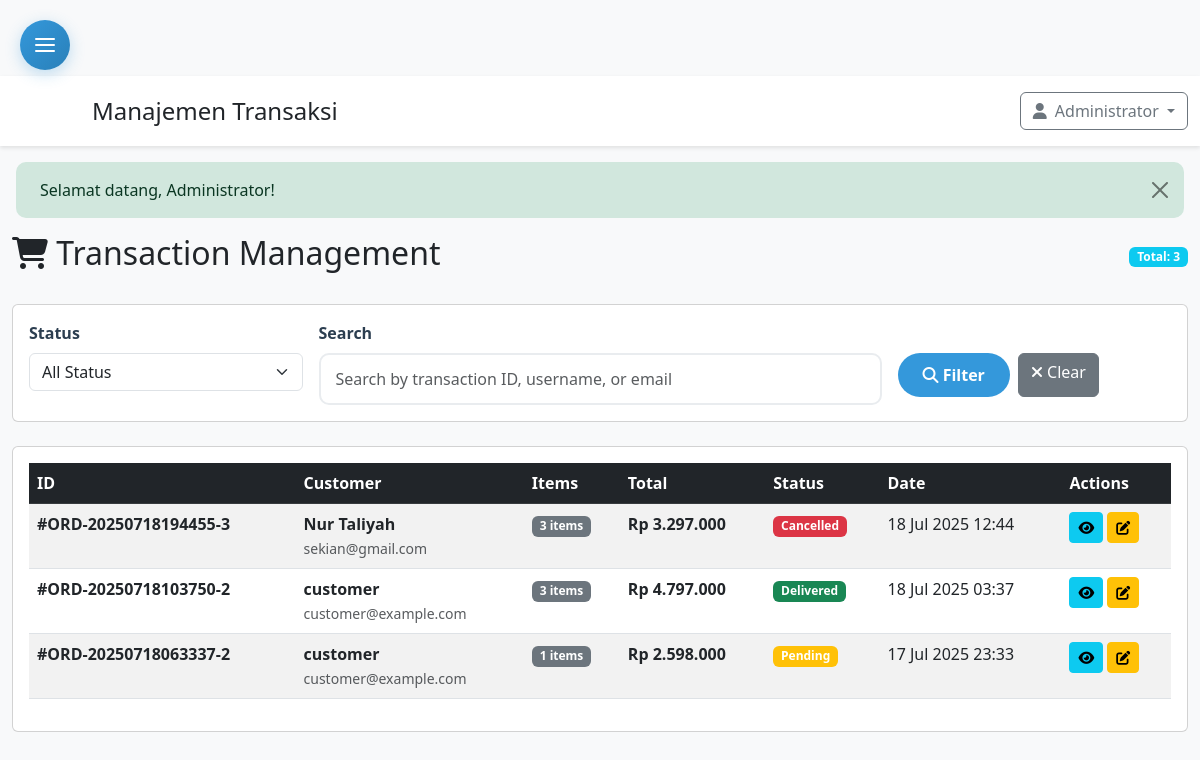
The app's page /admin/transactions.php (signed in) with its own data.
### tables this page shows
CREATE TABLE `orders` (
  `id` int(11) NOT NULL,
  `order_number` varchar(50) NOT NULL,
  `user_id` int(11) NOT NULL,
  `total_amount` decimal(10,2) NOT NULL,
  `status` enum('pending','processing','shipped','delivered','cancelled') DEFAULT 'pending',
  `address` text NOT NULL,
  `city` varchar(100) NOT NULL,
  `state` varchar(100) NOT NULL,
  `zip` varchar(20) NOT NULL,
  `phone` varchar(20) NOT NULL,
  `courier_note` text DEFAULT NULL,
  `payment_method` varchar(50) NOT NULL,
  `created_at` timestamp NOT NULL DEFAULT current_timestamp(),
  `updated_at` timestamp NOT NULL DEFAULT current_timestamp() ON UPDATE current_timestamp()
);

CREATE TABLE `users` (
  `id` int(11) NOT NULL,
  `name` varchar(255) NOT NULL,
  `email` varchar(255) NOT NULL,
  `password` varchar(255) NOT NULL,
  `phone` varchar(20) DEFAULT NULL,
  `address` text DEFAULT NULL,
  `role_id` int(11) DEFAULT 2,
  `status` tinyint(1) DEFAULT 1,
  `created_at` datetime DEFAULT current_timestamp(),
  `updated_at` datetime DEFAULT current_timestamp() ON UPDATE current_timestamp()
);

### admin/transactions.php (the view, shortened to what this page needs)
<?php
require_once '../config.php';
$page = isset($_GET['page']) ? max(1, intval($_GET['page'])) : 1;
$limit = 20;
$offset = ($page - 1) * $limit;
$search = isset($_GET['search']) ? trim($_GET['search']) : '';
$where_conditions = [];
$params = [];
$where_clause = !empty($where_conditions) ? "WHERE " . implode(" AND ", $where_conditions) : "";
try {
    $stmt = $pdo->prepare("
        SELECT o.*, u.name as username, u.email,
               COUNT(oi.id) as item_count
        FROM orders o
        JOIN users u ON o.user_id = u.id
        LEFT JOIN order_items oi ON o.id = oi.order_id
        $where_clause
        GROUP BY o.id
        ORDER BY o.created_at DESC
        LIMIT $limit OFFSET $offset
    ");
    $stmt->execute($params);
    $transactions = $stmt->fetchAll();
    $count_stmt = $pdo->prepare("
        SELECT COUNT(DISTINCT o.id)
        FROM orders o
        JOIN users u ON o.user_id = u.id
        $where_clause
    ");
    $count_stmt->execute($params);
    $total_transactions = $count_stmt->fetchColumn();
} catch (Exception $e) {
    $transactions = [];
    $total_pages = 0;
    $_SESSION['error'] = "Error fetching orders: " . $e->getMessage();
}
include 'includes/admin_header.php';
?>
<div class="container-fluid">
    <div class="row">
        <div class="col-12">
            <div class="d-flex justify-content-between align-items-center mb-4">
                <h2><i class="fas fa-shopping-cart"></i> Transaction Management</h2>
                <div class="d-flex gap-2">
                    <span class="badge bg-info">Total: <?= $total_transactions ?></span>
                </div>
            </div>
            <div class="card mb-4">
                <div class="card-body">
                    <form method="GET" class="row g-3">
                        <div class="col-md-3">
                            <label for="status" class="form-label">Status</label>
                            <select class="form-select" id="status" name="status">
                                <option value="">All Status</option>
                            </select>
                        </div>
                        <div class="col-md-6">
                            <label for="search" class="form-label">Search</label>
                            <input type="text" class="form-control" id="search" name="search"
                                   value="<?= htmlspecialchars($search) ?>"
                                   placeholder="Search by transaction ID, username, or email">
                        </div>
                        <div class="col-md-3">
                            <label class="form-label">&nbsp;</label>
                            <div class="d-flex gap-2">
                                <button type="submit" class="btn btn-primary">
                                    <i class="fas fa-search"></i> Filter
                                </button>
                                <a href="transactions.php" class="btn btn-secondary">
                                    <i class="fas fa-times"></i> Clear
                                </a>
                            </div>
                        </div>
                    </form>
                </div>
            </div>
            <div class="card">
                <div class="card-body">
                    <div class="table-responsive">
                        <table class="table table-striped table-hover">
                            <thead class="table-dark">
                                <tr>
                                    <th>ID</th>
                                    <th>Customer</th>
                                    <th>Items</th>
                                    <th>Total</th>
                                    <th>Status</th>
                                    <th>Date</th>
                                    <th>Actions</th>
                                </tr>
                            </thead>
                            <tbody>
                                <?php if (empty($transactions)): ?>
                                <tr>
                                    <td colspan="7" class="text-center">No transactions found</td>
                                </tr>
                                <?php else: ?>
                                <?php foreach ($transactions as $transaction): ?>
                            <tr>
                                <td><strong>#<?= $transaction['order_number'] ?></strong></td>
                                <td>
                                    <div>
                                        <strong><?= htmlspecialchars($transaction['username']) ?></strong>
                                    </div>
                                    <small class="text-muted"><?= htmlspecialchars($transaction['email']) ?></small>
                                </td>
                                <td>
                                    <span class="badge bg-secondary"><?= $transaction['item_count'] ?> items</span>
                                </td>
                                <td>
                                    <strong>Rp <?= number_format($transaction['total_amount'], 0, ',', '.') ?></strong>
                                </td>
                                    <td>
                                        <?php
                                        $status_colors = [
                                            'pending' => 'warning',
                                            'processing' => 'info',
                                            'shipped' => 'primary',
                                            'delivered' => 'success',
                                            'cancelled' => 'danger'
                                        ];
                                        $color = $status_colors[$transaction['status']] ?? 'secondary';
                                        ?>
                                        <span class="badge bg-<?= $color ?>"><?= ucfirst($transaction['status']) ?></span>
                                    </td>
                                    <td><?= date('d M Y H:i', strtotime($transaction['created_at'])) ?></td>
                                    <td>
                                        <button type="button" class="btn btn-sm btn-info"
                                                onclick="viewTransaction(<?= $transaction['id'] ?>)">
                                            <i class="fas fa-eye"></i>
                                        </button>
                                        <button type="button" class="btn btn-sm btn-warning"
                                                onclick="updateStatus(<?= $transaction['id'] ?>, '<?= $transaction['status'] ?>')">
                                            <i class="fas fa-edit"></i>
                                        </button>
                                    </td>
                                </tr>
                                <?php endforeach; ?>
                                <?php endif; ?>
                            </tbody>
                        </table>
                    </div>
                </div>
            </div>
        </div>
    </div>
</div>
<?php include 'includes/admin_footer.php'; ?>

### assets/css/style.css (style rules this page uses)
:root { --primary-color: #2c3e50; --secondary-color: #3498db; --accent-color: #e74c3c; --success-color: #27ae60; --warning-color: #f39c12; --light-gray: #ecf0f1; --dark-gray: #34495e; }
body { font-family: 'Segoe UI', Tahoma, Geneva, Verdana, sans-serif; padding-top: 76px; background-color: #f8f9fa; }
.btn-primary { background: var(--secondary-color); border: none; border-radius: 25px; padding: 10px 25px; font-weight: 600; transition: all 0.3s ease; }
.form-control { border-radius: 10px; border: 2px solid #e9ecef; padding: 12px 15px; transition: all 0.3s ease; }
.form-label { font-weight: 600; color: var(--primary-color); margin-bottom: 0.5rem; }

### records on screen
orders: order_number "ORD-20250718194455-3", user.name "Nur Taliyah", user.email "sekian@gmail.com", item_count "3", total_amount "3.297.000", status "Cancelled", created_at "18 Jul 2025 12:44"
orders: order_number "ORD-20250718103750-2", user.name "customer", user.email "customer@example.com", item_count "3", total_amount "4.797.000", status "Delivered", created_at "18 Jul 2025 03:37"
orders: order_number "ORD-20250718063337-2", user.name "customer", user.email "customer@example.com", item_count "1", total_amount "2.598.000", status "Pending", created_at "17 Jul 2025 23:33"

### other values on screen
$page_title "Manajemen Transaksi"
$_SESSION['user_name'] "Administrator"
$_SESSION['success'] "Selamat datang, Administrator!"
$total_transactions "3"
